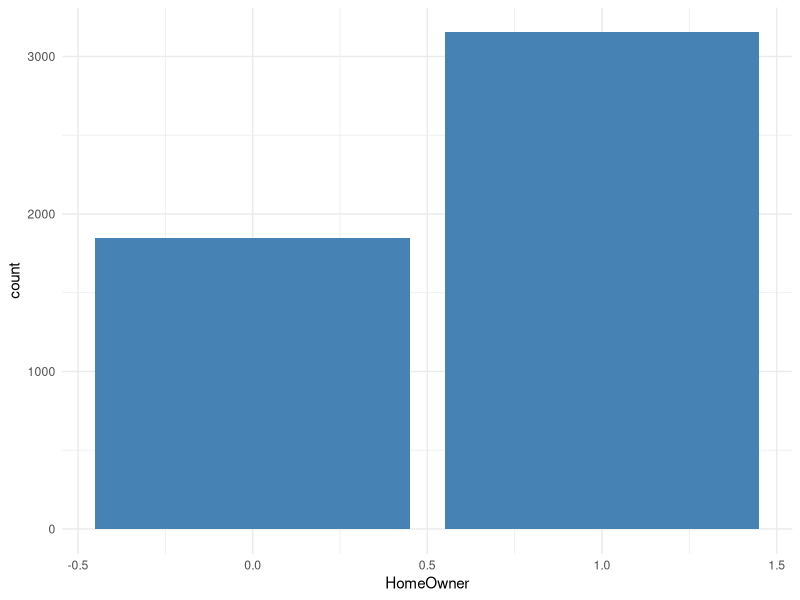
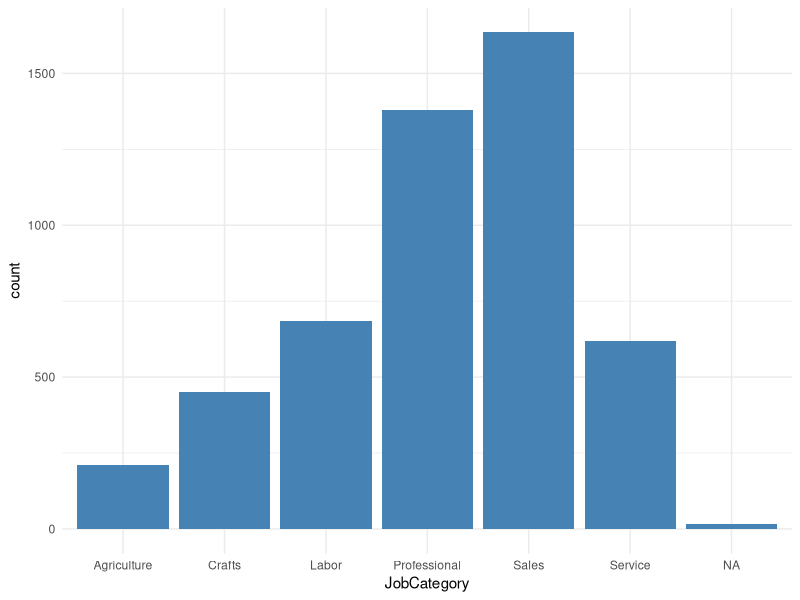
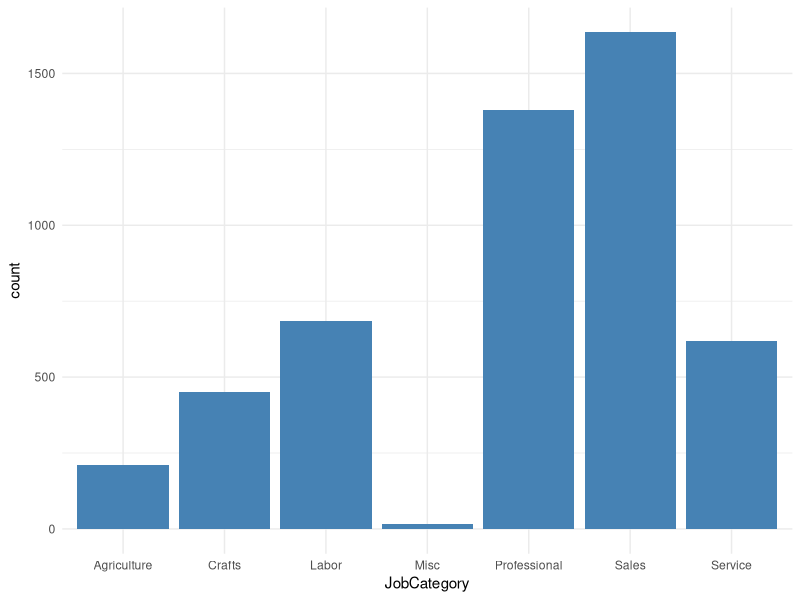
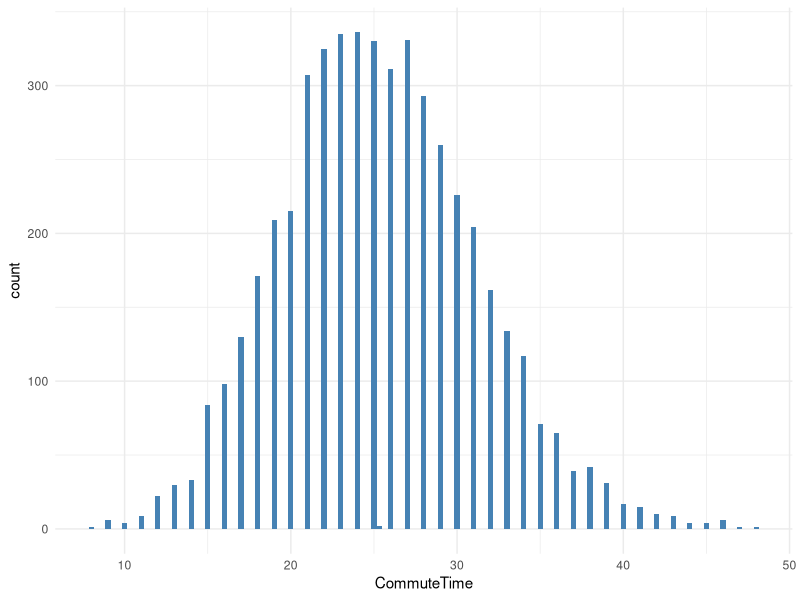
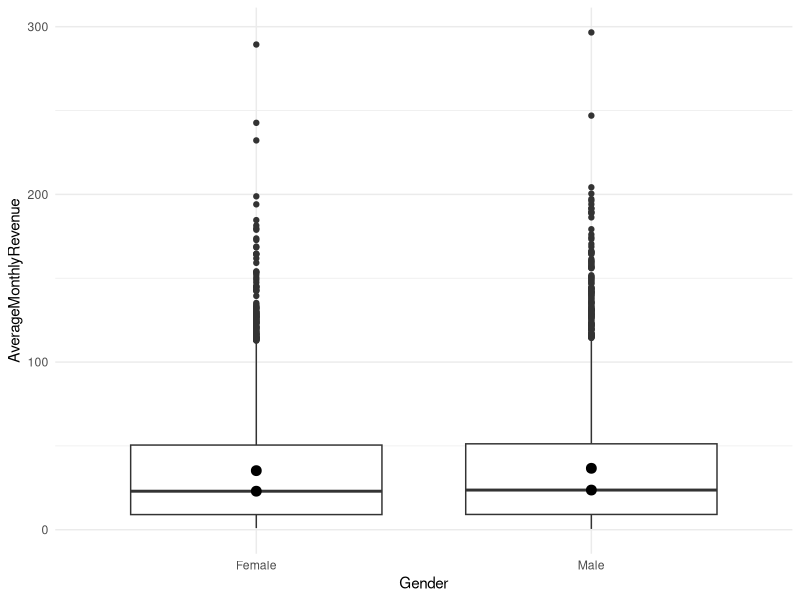
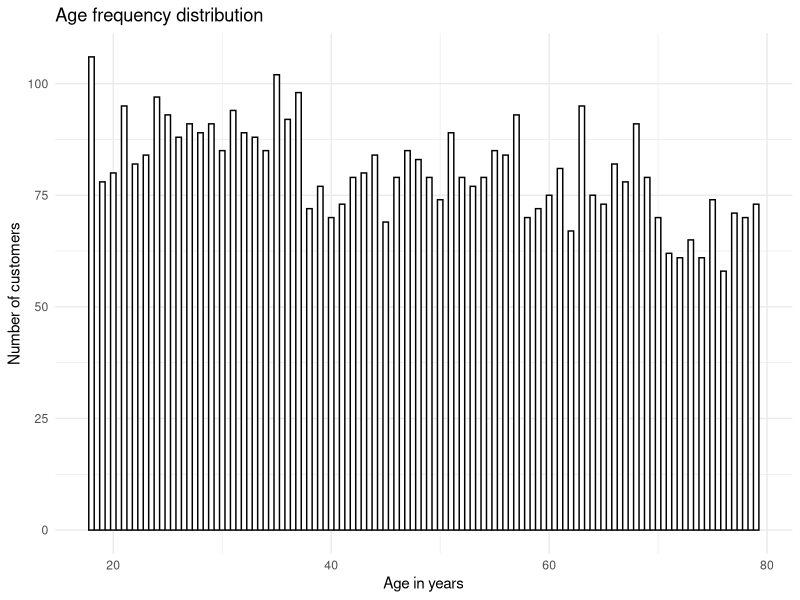
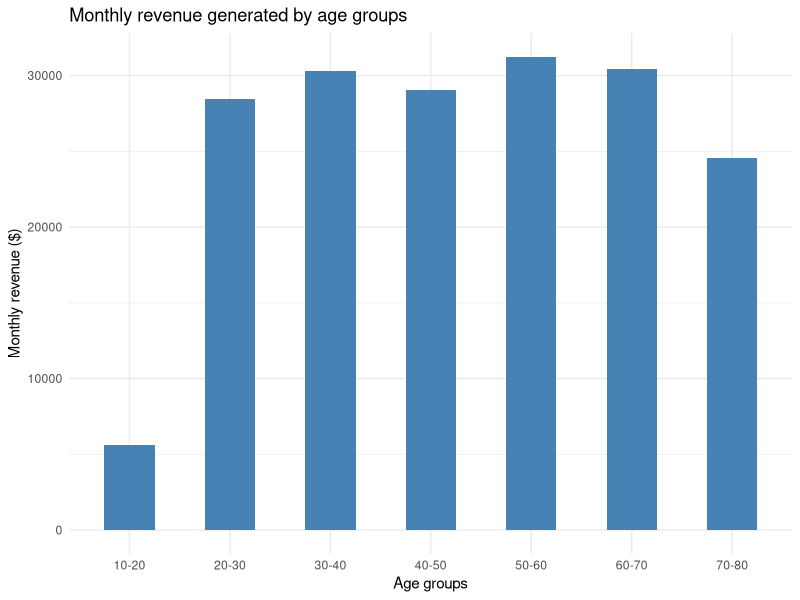
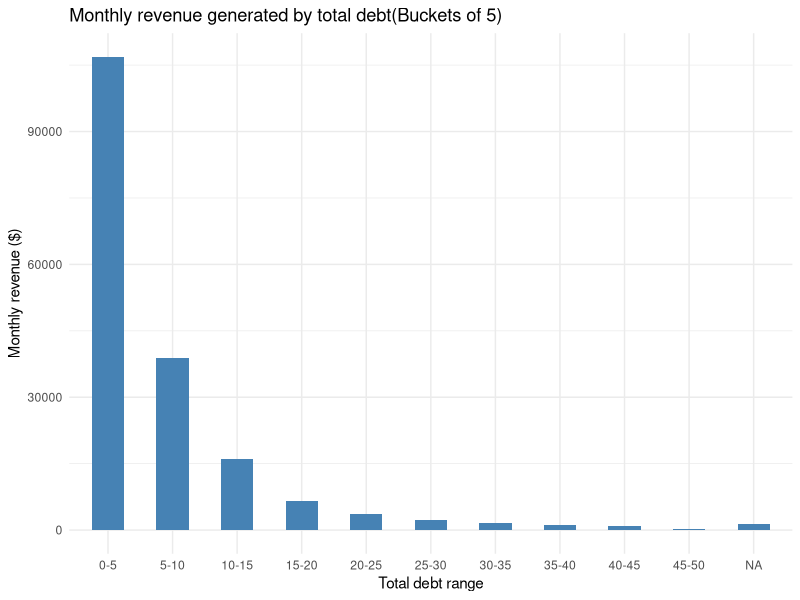

Write R code to recreate these figures, in order.
## ---- chunk 1
knitr::opts_knit$set(progress = FALSE, verbose = FALSE)
library(tidyverse)
library(maps)
library(scales)
library(sf)
library(Hmisc)
library(dplyr)
library(ggplot2)
## ---- chunk 2
#knitr::opts_chunk$set(echo=FALSE)
## ---- chunk 3
customers <- read_csv("data/Customer_Dataset_File_Original.csv")
## ---- chunk 4
sum(is.na(customers))
sapply(customers,function(x)sum(is.na(x)))
## ---- chunk 5
#customers <- read_csv("data/Customer_Dataset_File_Original.csv")
print("Number of rows with Gender = NA before imputation")
sum(is.na(customers$Gender))
numberOfFemales <- customers %>% 
  filter(Gender=="Female") %>% 
  nrow()
print("Number of females before imputation")
numberOfFemales
numberOfMales <- customers %>% 
  filter(Gender=="Male") %>% 
  nrow()
count <- 0
print("Number of males before imputation")
numberOfMales
for(i in 1:nrow(customers)){
  if(is.na(customers$Gender[i])){
    #customers$Gender[i] <- "F"
    count <- count + 1
    if (count %% 2 == 0){
      customers$Gender[i] <- "Female"
    }
    else{
      customers$Gender[i] <- "Male"
    }
  }
}
print("Number of rows with Gender = NA after imputation")
sum(is.na(customers$Gender))
numberOfFemales <- customers %>% 
  filter(Gender=="Female") %>% 
  nrow()
print("Number of females after imputation")
numberOfFemales
numberOfMales <- customers %>% 
  filter(Gender=="Male") %>% 
  nrow()
print("Number of males after imputation")
numberOfMales
## ---- chunk 6
print("Number of rows with HouseholdSize = NA before imputation")
sum(is.na(customers$HouseholdSize))
summary(customers$HouseholdSize)
customers$HouseholdSize[is.na(customers$HouseholdSize)] <- median(customers$HouseholdSize, na.rm = T)
print("Check for missing values for HouseholdSize")
sum(is.na(customers$HouseholdSize))
## ---- chunk 7
print("Number of rows with HomeOwner = NA before imputation")
sum(is.na(customers$HomeOwner))
summary(customers$HomeOwner)
get_mode <- function(x) {
  unique_x <- unique(x)
  mode <- unique_x[which.max(tabulate(match(x, unique_x)))]
  mode
}
mode_value = get_mode(customers$HomeOwner)
customers$HomeOwner[is.na(customers$HomeOwner)] <- mode_value
print("Check for missing values for HomeOwner")
sum(is.na(customers$HomeOwner))

ggplot(customers) + 
  geom_bar(aes(x = HomeOwner), fill = "steelblue") +
  theme_minimal()
## ---- chunk 8
#customers <- read_csv("data/Customer_Dataset_File_Original.csv")
print("Number of rows with JobCategory = NA before imputation")
sum(is.na(customers$JobCategory))
summary(customers$JobCategory)

ggplot(customers) + 
  geom_bar(aes(x = JobCategory), fill = "steelblue") +
  theme_minimal()

customers$JobCategory[is.na(customers$JobCategory)] <- "Misc"
print("Check for missing values for HomeOwner")
sum(is.na(customers$JobCategory))

ggplot(customers) + 
  geom_bar(aes(x = JobCategory), fill = "steelblue") +
  theme_minimal()
## ---- chunk 9
#customers <- read_csv("data/Customer_Dataset_File_Original.csv")
customers <- customers %>%
  replace(.=="#NULL!", NA) # replace with NA
customers$HHIncome = as.numeric(gsub("\\,", "", gsub("\\$", "", gsub("\\-", "", customers$HHIncome)))) 
customers$VoiceLastMonth = as.numeric(gsub("\\,", "", gsub("\\$", "", gsub("\\-", "", customers$VoiceLastMonth)))) 
customers$VoiceOverTenure = as.numeric(gsub("\\,", "", gsub("\\$", "", gsub("\\-", "", customers$VoiceOverTenure)))) 
customers$CardSpendMonth = as.numeric(gsub("\\,", "", gsub("\\$", "", gsub("\\-", "", customers$CardSpendMonth)))) 
customers$EquipmentLastMonth = as.numeric(gsub("\\,", "", gsub("\\$", "", gsub("\\-", "", customers$EquipmentLastMonth)))) 
customers$EquipmentOverTenure = as.numeric(gsub("\\,", "", gsub("\\$", "", gsub("\\-", "", customers$EquipmentOverTenure)))) 
customers$DataLastMonth = as.numeric(gsub("\\,", "", gsub("\\$", "", gsub("\\-", "", customers$DataLastMonth)))) 
customers$DataOverTenure = as.numeric(gsub("\\,", "", gsub("\\$", "", gsub("\\-", "", customers$DataOverTenure)))) 
sapply(customers,function(x)sum(is.na(x)))
ncol(customers)
## ---- chunk 10
#customers <- read_csv("data/Customer_Dataset_File_Original.csv")
customers$CarValue = gsub("\\ ", "", customers$CarValue) 
summary(customers$CarValue)
carValueLessThanZero <- customers %>% 
  filter(CarValue =="$(1,000.00)") %>% 
  nrow()
customers$CarValue[customers$CarValue =="$(1,000.00)"] <- 0
customers$CarValue = as.numeric(gsub("\\,", "", gsub("\\$", "", gsub("\\-", "", customers$CarValue)))) 
customers$CarValue = as.numeric(customers$CarValue)
carValueLessThanZero <- customers %>% 
  filter(is.na(customers$CarValue)) %>%
  nrow()
  
print("Number of records with CarValue = NA")
carValueLessThanZero
carOwnership <- customers %>% 
  filter(customers$CarOwnership == "-1") %>%
  nrow()
print("Number of records with CarOwnership == -1")
carOwnership
carBrand <- customers %>% 
  filter(customers$CarBrand == "-1") %>%
  nrow()
print("Number of records with CarBrand == -1")
carBrand
customers$CarOwnership[customers$CarOwnership =="-1"] <- NA
customers$CarBrand[customers$CarBrand =="-1"] <- NA
## ---- chunk 11
customers$CommuteTime = as.numeric(customers$CommuteTime)
customers$CommuteTime[is.na(customers$CommuteTime)] <- mean(customers$CommuteTime, na.rm = T)
ggplot(customers) + 
  geom_bar(aes(x = CommuteTime), fill = "steelblue") +
  theme_minimal()
## ---- chunk 12
customers$EquipmentLastMonth[is.na(customers$EquipmentLastMonth)] <- 0
customers$DataLastMonth[is.na(customers$DataLastMonth)] <- 0
customers$EquipmentOverTenure[is.na(customers$EquipmentOverTenure)] <- 0
customers$DataOverTenure[is.na(customers$DataOverTenure)] <- 0
customers$PhoneCoTenure <- ifelse(customers$PhoneCoTenure == 0, 1, customers$PhoneCoTenure)
customers$VoiceOverTenure <- ifelse(is.na(customers$VoiceOverTenure), customers$VoiceLastMonth, customers$VoiceOverTenure)
## ---- chunk 13
summary(customers)
## ---- chunk 14
customers$LastMonthTotalValue <- customers$VoiceLastMonth + customers$EquipmentLastMonth + customers$DataLastMonth
customers$OverTenureTotalValue <- customers$VoiceOverTenure + customers$EquipmentOverTenure + customers$DataOverTenure
customers$TotalDebt <- customers$CreditDebt + customers$OtherDebt
customers$AverageMonthlyRevenue <- customers$OverTenureTotalValue/customers$PhoneCoTenure
## ---- chunk 15
customersForAnalysis <- customers[,c("CustomerID","Gender","Age","EducationYears","JobCategory","EmploymentLength","HHIncome","DebtToIncomeRatio","CreditDebt","OtherDebt","MaritalStatus","HouseholdSize","HomeOwner","CommuteTime","PhoneCoTenure","VoiceLastMonth","VoiceOverTenure","EquipmentRental","EquipmentLastMonth","EquipmentOverTenure","WirelessData","DataLastMonth","DataOverTenure","Multiline","EBilling", "LastMonthTotalValue", "OverTenureTotalValue", "TotalDebt", "AverageMonthlyRevenue")]
summary(customersForAnalysis)
## ---- chunk 16
ggplot(data = customersForAnalysis,
  aes(x = Gender, y = AverageMonthlyRevenue)) +
  geom_boxplot() +
  stat_summary(fun.y = mean, geom="point",size=3) +
  stat_summary(fun.y = median, geom="point",size=3) +
  theme_minimal()

customersForAnalysis%>%
group_by(Gender)%>% 
summarise(Mean=mean(AverageMonthlyRevenue), Median=median(AverageMonthlyRevenue))
## ---- chunk 17
ggplot(customersForAnalysis, aes(x=Age)) +
    geom_histogram(binwidth=.5, colour="black", fill="white") + 
    labs( title= "Age frequency distribution", x="Age in years", y = "Number of customers") +
    theme_minimal()

lbls <- c('0-10','10-20','20-30', '30-40','40-50','50-60','60-70', '70-80', '80-90', '90-100')
groupedData <- customersForAnalysis %>% 
     group_by(ageGroup = cut(Age, breaks= seq(0, 100, by = 10), 
                                right = TRUE, include.lowest = TRUE, labels = lbls) ) %>% 
     summarise(totalMonthlyValue= sum(AverageMonthlyRevenue)) 

ggplot(groupedData, aes(x = ageGroup, y = totalMonthlyValue)) + 
  geom_bar(stat="identity", width=0.5, fill = "steelblue") +
  labs( title= "Monthly revenue generated by age groups", x="Age groups", y = "Monthly revenue ($)") +
  theme_minimal()
## ---- chunk 18
lbls <- c('0-5','5-10','10-15', '15-20','20-25','25-30','30-35', '35-40', '40-45', '45-50')
groupedData <- customersForAnalysis %>% 
     group_by(debtGroup = cut(TotalDebt, breaks= seq(0, 50, by = 5), 
                                right = TRUE, include.lowest = TRUE, labels = lbls) ) %>% 
     summarise(totalMonthlyValue= sum(AverageMonthlyRevenue)) 


ggplot(groupedData, aes(x = debtGroup, y = totalMonthlyValue)) + 
  geom_bar(stat="identity", width=0.5, fill = "steelblue") +
  labs( title= "Monthly revenue generated by total debt(Buckets of 5)", x="Total debt range", y = "Monthly revenue ($)") +
  theme_minimal()
## ---- chunk 19
groupedData <- customersForAnalysis%>%
  group_by(HouseholdSize)%>% 
  summarise(Mean=mean(AverageMonthlyRevenue), Median=median(AverageMonthlyRevenue), totalMonthlyRevenue= sum(AverageMonthlyRevenue))
groupedData
## ---- chunk 20
groupedData <- customersForAnalysis%>%
  filter(HouseholdSize > 1) %>%
  filter(Multiline == "No") %>%
  summarise(totalMonthlyRevenue= sum(AverageMonthlyRevenue))
cat(sprintf("Total monthly revenue for household size > 1 and with no multi-line:: %s", groupedData$totalMonthlyRevenue))
groupedData <- customersForAnalysis%>%
  filter(HouseholdSize > 1) %>%
  filter(Multiline == "No")
numberOfCustomers <- count(groupedData)
cat(sprintf("\nTotal monthly revenue for household size > 1 and with no multi-line: %s", numberOfCustomers))
## ---- chunk 21
groupedData <- customersForAnalysis %>% 
     group_by(EducationYears) %>% 
     summarise(totalMonthlyValue= sum(AverageMonthlyRevenue)) 

ggplot(groupedData, aes(x = EducationYears, y = totalMonthlyValue)) + 
  geom_bar(stat="identity", width=0.5, fill = "steelblue") +
  labs( title= "Monthly revenue generated by Education in years(Buckets of 5)", x="Education (in years)", y = "Monthly revenue ($)") +
  theme_minimal()
## ---- chunk 22
ggplot(customersForAnalysis, aes(x = HHIncome, y = AverageMonthlyRevenue)) + 
  geom_point(color = "steelblue") +
  labs( title= "Distribution of household income and average monthly revenue", x="House hold income", y = "Monthly revenue ($)") +
  theme_minimal() 

lbls <- c('0-10K','10-20K','20-30K', '30-40K','40-50K','50-60K','60-70K', '70-80K', '80-90K', '90-100K', '100-110K', '110-120K', '120-130K', '130-140K', '140-150K')

groupedData <- customersForAnalysis %>% 
     group_by(hhIncomeGroup = cut(HHIncome, breaks= seq(0, 150000, by = 10000), 
                                right = TRUE, include.lowest = TRUE, labels = lbls) ) %>% 
     summarise(totalMonthlyValue= sum(AverageMonthlyRevenue))
groupedData

ggplot(groupedData, aes(x = hhIncomeGroup, y = totalMonthlyValue)) + 
  geom_bar(stat="identity", width=0.5, fill = "steelblue") +
  labs( title= "Monthly revenue generated by household income(Buckets of $10K)", x="Household income", y = "Monthly revenue ($)") +
  theme_minimal() +
  theme(axis.text.x = element_text(angle = 45))
## ---- chunk 23
groupedData <- customersForAnalysis%>%
group_by(JobCategory)%>% 
summarise(totalMonthlyValue = sum(AverageMonthlyRevenue))

groupedData

ggplot(groupedData, aes(x = JobCategory, y = totalMonthlyValue)) + 
  geom_bar(stat="identity", width=0.5, fill = "steelblue") +
  labs( title= "Monthly revenue generated by job categories", x="Job category", y = "Monthly revenue ($)")  +
  theme_minimal() 

ggplot(data = customersForAnalysis, aes(x = JobCategory, y = AverageMonthlyRevenue, group=JobCategory)) +
  geom_boxplot() +
  labs( title= "Distribution of monthly revenue generated by job category", x="Job category", y = "Monthly revenue ($)")  +
  theme_minimal() 
## ---- chunk 24
ggplot(data = customersForAnalysis, aes(x = HomeOwner, y = AverageMonthlyRevenue, group=HomeOwner)) +
  geom_boxplot() +
  labs( title= "Homeownership and monthly revenue generated", x="Home ownership", y = "Monthly revenue ($)")  +
  theme_minimal() 

customersForAnalysis%>%
group_by(HomeOwner)%>% 
summarise(SUm = sum(AverageMonthlyRevenue), Mean=mean(AverageMonthlyRevenue), Median=median(AverageMonthlyRevenue))
## ---- chunk 25
lbls <- c('0-10','10-20','20-30', '30-40','40-50','50-60','60-70', '70-80', '80-90', '90-100')
groupedData <- customersForAnalysis %>% 
     group_by(DebtToIncomeRatio) %>% 
     summarise(totalMonthlyValue= sum(AverageMonthlyRevenue)) 

ggplot(groupedData, aes(x = DebtToIncomeRatio, y = totalMonthlyValue)) + 
  geom_point(color = "steelblue") +
  geom_smooth() + 
  labs( title= "Monthly revenue generated Debt to income ratio", x="Debt to income ratio (DTI)", y = "Monthly revenue ($)") +
  theme_minimal() 
## ---- chunk 26

groupedData <- customersForAnalysis %>% 
     group_by(CommuteTime) %>% 
     summarise(totalMonthlyValue= sum(DataOverTenure)) 

ggplot(groupedData, aes(x = CommuteTime, y = totalMonthlyValue)) + 
  geom_point(color = "steelblue") +
  geom_smooth() + 
  labs( title= "Data revenue compared to commute time", x="Commute time", y = "Data over tenure ($)") +
  theme_minimal() 

groupedData <- customersForAnalysis %>% 
     group_by(CommuteTime) %>% 
     summarise(totalMonthlyValue= sum(AverageMonthlyRevenue)) 

ggplot(groupedData, aes(x = CommuteTime, y = totalMonthlyValue)) + 
  geom_point(color = "steelblue") +
  geom_smooth() + 
  labs( title= "Monthly revenue compared to commute time", x="Commute time", y = "Monthly revenue ($)") +
  theme_minimal() 
## ---- chunk 27
write_csv(customersForAnalysis,"data/Customer_Dataset_UPDATED.csv")
